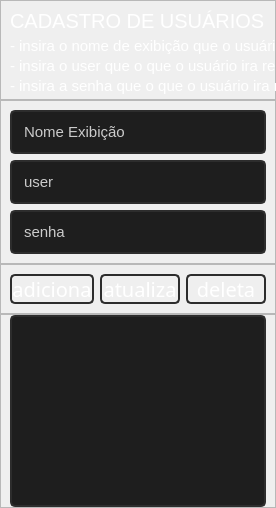
            <widget class="QWidget" name="pagina_cadastro_user">
             <layout class="QVBoxLayout" name="verticalLayout_2">
              <property name="spacing">
               <number>0</number>
              </property>
              <property name="leftMargin">
               <number>0</number>
              </property>
              <property name="topMargin">
               <number>0</number>
              </property>
              <property name="rightMargin">
               <number>0</number>
              </property>
              <property name="bottomMargin">
               <number>0</number>
              </property>
              <item>
               <widget class="QFrame" name="frame_explica_user">
                <property name="minimumSize">
                 <size>
                  <width>0</width>
                  <height>100</height>
                 </size>
                </property>
                <property name="maximumSize">
                 <size>
                  <width>16777215</width>
                  <height>100</height>
                 </size>
                </property>
                <property name="frameShape">
                 <enum>QFrame::StyledPanel</enum>
                </property>
                <property name="frameShadow">
                 <enum>QFrame::Raised</enum>
                </property>
                <widget class="QLabel" name="explica1cadastro_users">
                 <property name="geometry">
                  <rect>
                   <x>10</x>
                   <y>30</y>
                   <width>601</width>
                   <height>31</height>
                  </rect>
                 </property>
                 <property name="styleSheet">
                  <string notr="true">QLabel{
	background-color: transparent;
	color: rgb(255, 255, 255);
font: 15px Segoe UI, bold;
}</string>
                 </property>
                 <property name="text">
                  <string>- insira o nome de exibição que o usuário irá receber ao entrar na loja.</string>
                 </property>
                </widget>
                <widget class="QLabel" name="titulo_cadastro_users">
                 <property name="geometry">
                  <rect>
                   <x>10</x>
                   <y>10</y>
                   <width>451</width>
                   <height>21</height>
                  </rect>
                 </property>
                 <property name="styleSheet">
                  <string notr="true">QLabel{
	background-color: transparent;
	color: rgb(255, 255, 255);
font: 20px Segoe UI, bold;
}</string>
                 </property>
                 <property name="text">
                  <string>CADASTRO DE USUÁRIOS</string>
                 </property>
                </widget>
                <widget class="QLabel" name="explica2cadastro_users">
                 <property name="geometry">
                  <rect>
                   <x>10</x>
                   <y>50</y>
                   <width>511</width>
                   <height>31</height>
                  </rect>
                 </property>
                 <property name="styleSheet">
                  <string notr="true">QLabel{
	background-color: transparent;
	color: rgb(255, 255, 255);
font: 15px Segoe UI, bold;
}</string>
                 </property>
                 <property name="text">
                  <string>- insira o user que o que o usuário ira receber ao entrar na loja.</string>
                 </property>
                </widget>
                <widget class="QLabel" name="explica3cadastro_users">
                 <property name="geometry">
                  <rect>
                   <x>10</x>
                   <y>70</y>
                   <width>471</width>
                   <height>31</height>
                  </rect>
                 </property>
                 <property name="styleSheet">
                  <string notr="true">QLabel{
	background-color: transparent;
	color: rgb(255, 255, 255);
font: 15px Segoe UI, bold;
}</string>
                 </property>
                 <property name="text">
                  <string>- insira a senha que o que o usuário ira receber ao entrar na loja.</string>
                 </property>
                </widget>
               </widget>
              </item>
              <item>
               <widget class="QFrame" name="frame_inputs_users">
                <property name="maximumSize">
                 <size>
                  <width>16777215</width>
                  <height>200</height>
                 </size>
                </property>
                <property name="frameShape">
                 <enum>QFrame::StyledPanel</enum>
                </property>
                <property name="frameShadow">
                 <enum>QFrame::Raised</enum>
                </property>
                <layout class="QVBoxLayout" name="verticalLayout_18">
                 <item>
                  <widget class="QLineEdit" name="input_nome_user">
                   <property name="minimumSize">
                    <size>
                     <width>0</width>
                     <height>40</height>
                    </size>
                   </property>
                   <property name="styleSheet">
                    <string notr="true">QLineEdit{
border: 2px solid rgb(45,45,45);
border-radius: 5px;
padding: 10px;
background-color: rgb(30,30,30);
	color: rgb(203, 203, 203);
font: 15px Segoe UI, bold;
}
QLineEdit:hover{
border: 2px solid rgb(55,55,55);
}
QLineEdit:focus{
border: 2px solid  rgb(170,0,0);
	color: rgb(170,0,0);
}</string>
                   </property>
                   <property name="text">
                    <string>Nome Exibição</string>
                   </property>
                   <property name="echoMode">
                    <enum>QLineEdit::Normal</enum>
                   </property>
                   <property name="clearButtonEnabled">
                    <bool>false</bool>
                   </property>
                  </widget>
                 </item>
                 <item>
                  <widget class="QLineEdit" name="input_username_user">
                   <property name="minimumSize">
                    <size>
                     <width>0</width>
                     <height>40</height>
                    </size>
                   </property>
                   <property name="styleSheet">
                    <string notr="true">QLineEdit{
border: 2px solid rgb(45,45,45);
border-radius: 5px;
padding: 10px;
background-color: rgb(30,30,30);
	color: rgb(203, 203, 203);
font: 15px Segoe UI, bold;
}
QLineEdit:hover{
border: 2px solid rgb(55,55,55);
}
QLineEdit:focus{
border: 2px solid  rgb(170,0,0);
	color: rgb(170,0,0);
}</string>
                   </property>
                   <property name="text">
                    <string>user</string>
                   </property>
                  </widget>
                 </item>
                 <item>
                  <widget class="QLineEdit" name="input_senha_user">
                   <property name="minimumSize">
                    <size>
                     <width>0</width>
                     <height>40</height>
                    </size>
                   </property>
                   <property name="styleSheet">
                    <string notr="true">QLineEdit{
border: 2px solid rgb(45,45,45);
border-radius: 5px;
padding: 10px;
background-color: rgb(30,30,30);
	color: rgb(203, 203, 203);
font: 15px Segoe UI, bold;
}
QLineEdit:hover{
border: 2px solid rgb(55,55,55);
}
QLineEdit:focus{
border: 2px solid  rgb(170,0,0);
	color: rgb(170,0,0);
}</string>
                   </property>
                   <property name="text">
                    <string>senha</string>
                   </property>
                  </widget>
                 </item>
                </layout>
               </widget>
              </item>
              <item>
               <widget class="QFrame" name="frame_btns_user">
                <property name="maximumSize">
                 <size>
                  <width>16777215</width>
                  <height>50</height>
                 </size>
                </property>
                <property name="frameShape">
                 <enum>QFrame::StyledPanel</enum>
                </property>
                <property name="frameShadow">
                 <enum>QFrame::Raised</enum>
                </property>
                <layout class="QHBoxLayout" name="horizontalLayout_11">
                 <item>
                  <widget class="QPushButton" name="btn_adiciona_user">
                   <property name="styleSheet">
                    <string notr="true">QPushButton {
	background-color:transparent;
	background-repeat: no-repeat;
	background-position: center;
	border: 2px solid rgb(45,45,45);
border-radius: 5px;
	color: rgb(255, 255, 255);
	font: 20px SegoeUIl, bold;
}
QPushButton:hover {
	background-color: rgb(173,0,0);
}
QPushButton:pressed {
	background-color: rgb(130,0,0);
}</string>
                   </property>
                   <property name="text">
                    <string>adiciona</string>
                   </property>
                  </widget>
                 </item>
                 <item>
                  <widget class="QPushButton" name="btn_atualiza_user">
                   <property name="styleSheet">
                    <string notr="true">QPushButton {
	background-color:transparent;
	background-repeat: no-repeat;
	background-position: center;
	border: 2px solid rgb(45,45,45);
border-radius: 5px;
	color: rgb(255, 255, 255);
	font: 20px SegoeUIl, bold;
}
QPushButton:hover {
	background-color: rgb(173,0,0);
}
QPushButton:pressed {
	background-color: rgb(130,0,0);
}</string>
                   </property>
                   <property name="text">
                    <string>atualiza</string>
                   </property>
                  </widget>
                 </item>
                 <item>
                  <widget class="QPushButton" name="btn_deleta_user">
                   <property name="styleSheet">
                    <string notr="true">QPushButton {
	background-color:transparent;
	background-repeat: no-repeat;
	background-position: center;
	border: 2px solid rgb(45,45,45);
border-radius: 5px;
	color: rgb(255, 255, 255);
	font: 20px SegoeUIl, bold;
}
QPushButton:hover {
	background-color: rgb(173,0,0);
}
QPushButton:pressed {
	background-color: rgb(130,0,0);
}</string>
                   </property>
                   <property name="text">
                    <string>deleta</string>
                   </property>
                  </widget>
                 </item>
                </layout>
               </widget>
              </item>
              <item>
               <widget class="QFrame" name="frame_tabela_db_users">
                <property name="minimumSize">
                 <size>
                  <width>0</width>
                  <height>100</height>
                 </size>
                </property>
                <property name="frameShape">
                 <enum>QFrame::StyledPanel</enum>
                </property>
                <property name="frameShadow">
                 <enum>QFrame::Raised</enum>
                </property>
                <layout class="QVBoxLayout" name="verticalLayout_20">
                 <property name="spacing">
                  <number>0</number>
                 </property>
                 <property name="topMargin">
                  <number>0</number>
                 </property>
                 <property name="bottomMargin">
                  <number>0</number>
                 </property>
                 <item>
                  <widget class="QTableView" name="tabela_dados_usuarios">
                   <property name="styleSheet">
                    <string notr="true">QHeaderView {
background: rgb(30, 30, 30);
}
QHeaderView::section{
	color: rgb(255, 255, 255);
background: rgb(35,35,35);
}
QTableCornerButton::section{
background: rgb(35,35,35);
}
QHeaderView::section:pressed{
background: rgb(173,0,0);
}
QTableCornerButton::section:pressed{
background: rgb(173,0,0);
}



QTableView{
border: 2px solid rgb(45,45,45);
border-radius: 5px;
padding: 10px;
background-color: rgb(30,30,30);
	color: rgb(203, 203, 203);
font: 15px Segoe UI, bold;
}
QTableView:hover{
border: 2px solid rgb(55,55,55);
}
QTableView:focus{
border: 2px solid  rgb(170,0,0);
	color: rgb(170,0,0);
}
* { gridline-color: gray }</string>
                   </property>
                   <property name="frameShape">
                    <enum>QFrame::NoFrame</enum>
                   </property>
                   <property name="gridStyle">
                    <enum>Qt::SolidLine</enum>
                   </property>
                   <attribute name="horizontalHeaderDefaultSectionSize">
                    <number>200</number>
                   </attribute>
                  </widget>
                 </item>
                 <item>
                  <widget class="QFrame" name="frame_apoio_dbusers">
                   <property name="frameShape">
                    <enum>QFrame::StyledPanel</enum>
                   </property>
                   <property name="frameShadow">
                    <enum>QFrame::Raised</enum>
                   </property>
                  </widget>
                 </item>
                </layout>
               </widget>
              </item>
             </layout>
            </widget>
